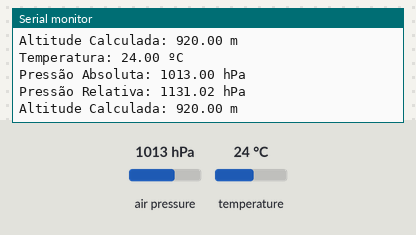
Recording of a sketch running on a simulated Arduino Uno, built with avr-gcc and run on an emulated ATmega328P. Shown: the last lines printed to the serial monitor. The inputs (shaded band) are chosen by the test bench; at power-on: air pressure 1013 hPa, temperature 24 °C.

Above: at 1.2 s.
1.3 s: air pressure set to 952 hPa
At 1.4 s:
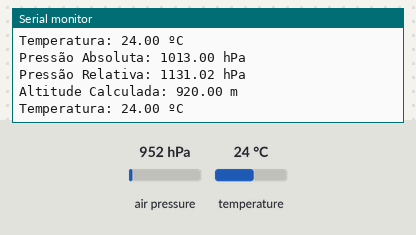
2.8 s: air pressure set to 1000 hPa
At 2.94 s:
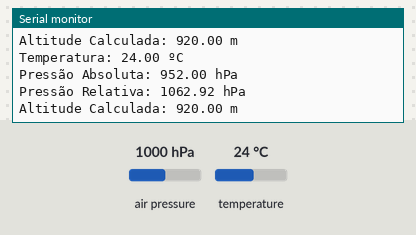
5.8 s: temperature set to 12 °C
At 5.89 s:
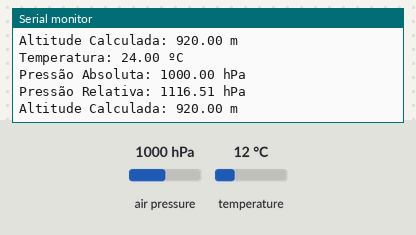
8.8 s: air pressure set to 975 hPa
At 9.0 s:
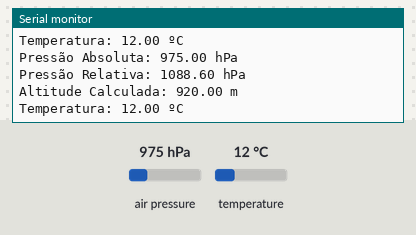
11.8 s: air pressure set to 1025 hPa
At 12.08 s:
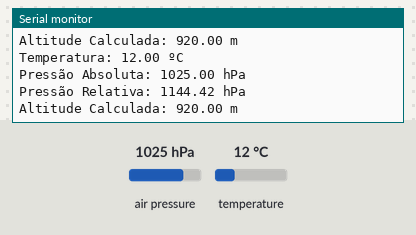
Timing chart, 0 to 14.8 s (numbered marks = the images above; inputs shaded):
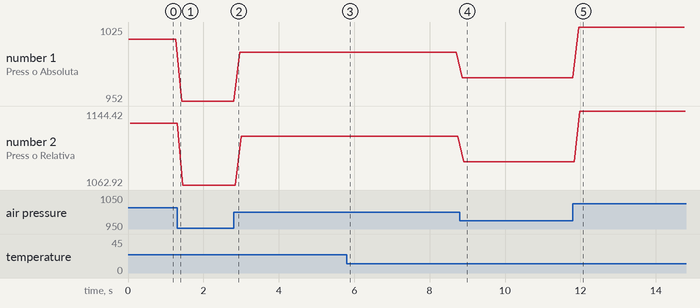

Measured:
- after the input at 8.8 s, the serial monitor: prints a new line after 0.07 s (image 4)
- after the input at 11.8 s, the serial monitor: prints a new line after 0.15 s (image 5)
- plotted number 1: 1013 → 952 after the input at 1.3 s, 952 → 1000 after the input at 2.8 s, 1000 → 975 after the input at 8.8 s, 975 → 1025 after the input at 11.8 s
- plotted number 2: 1131.02 → 1062.92 after the input at 1.3 s, 1062.92 → 1116.51 after the input at 2.8 s, 1116.51 → 1088.6 after the input at 8.8 s, 1088.6 → 1144.42 after the input at 11.8 s

The sketch:

Sensor_BMP180.ino
```cpp
#include <SFE_BMP180.h>
#include <Wire.h>

SFE_BMP180 pressure;

#define ALTITUDE 920.0 //Altitude do local

void setup() {
  Serial.begin(9600); //Inicialização da comunicação serial
  pressure.begin(); //Inicialização do sensor BMP180
}

void loop() {

  char status;
  double T, P, p0, a;

  //Temperatura em ºC
  status = pressure.startTemperature();
  status = pressure.getTemperature(T);
  Serial.print("Temperatura: ");
  Serial.print(T);
  Serial.println(" ºC");

  //Pressão Absoluta em hPa
  status = pressure.startPressure(3);
  status = pressure.getPressure(P, T);
  Serial.print("Pressão Absoluta: ");
  Serial.print(P);
  Serial.println(" hPa");

  //Pressão Relativa em hPa
  p0 = pressure.sealevel(P, ALTITUDE);
  Serial.print("Pressão Relativa: ");
  Serial.print(p0);
  Serial.println(" hPa");

  //Altitude calculada em m
  a = pressure.altitude(P, p0);
  Serial.print("Altitude Calculada: ");
  Serial.print(a);
  Serial.println(" m");

  delay(100);
}
```
